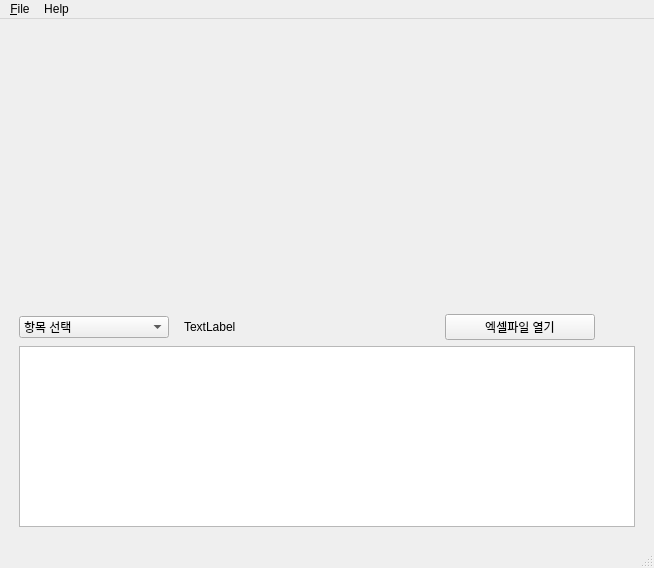
<?xml version="1.0" encoding="UTF-8"?>
<ui version="4.0">
 <class>MyWin</class>
 <widget class="QMainWindow" name="MyWin">
  <property name="geometry">
   <rect>
    <x>0</x>
    <y>0</y>
    <width>654</width>
    <height>568</height>
   </rect>
  </property>
  <property name="windowTitle">
   <string>MainWindow</string>
  </property>
  <widget class="QWidget" name="centralwidget">
   <layout class="QGridLayout" name="gridLayout_2">
    <item row="0" column="0">
     <layout class="QVBoxLayout" name="verticalLayout_2">
      <property name="leftMargin">
       <number>10</number>
      </property>
      <property name="topMargin">
       <number>10</number>
      </property>
      <property name="rightMargin">
       <number>10</number>
      </property>
      <property name="bottomMargin">
       <number>10</number>
      </property>
      <item>
       <layout class="QVBoxLayout" name="layer">
        <item>
         <layout class="QHBoxLayout" name="mpl_layer">
          <item>
           <spacer name="horizontalSpacer_2">
            <property name="orientation">
             <enum>Qt::Horizontal</enum>
            </property>
            <property name="sizeHint" stdset="0">
             <size>
              <width>40</width>
              <height>20</height>
             </size>
            </property>
           </spacer>
          </item>
          <item>
           <widget class="QWidget" name="mpl" native="true">
            <property name="minimumSize">
             <size>
              <width>600</width>
              <height>250</height>
             </size>
            </property>
           </widget>
          </item>
          <item>
           <spacer name="horizontalSpacer">
            <property name="orientation">
             <enum>Qt::Horizontal</enum>
            </property>
            <property name="sizeHint" stdset="0">
             <size>
              <width>40</width>
              <height>20</height>
             </size>
            </property>
           </spacer>
          </item>
         </layout>
        </item>
        <item>
         <layout class="QHBoxLayout" name="tbar_layer">
          <item>
           <spacer name="horizontalSpacer_4">
            <property name="orientation">
             <enum>Qt::Horizontal</enum>
            </property>
            <property name="sizeHint" stdset="0">
             <size>
              <width>40</width>
              <height>20</height>
             </size>
            </property>
           </spacer>
          </item>
         </layout>
        </item>
       </layout>
      </item>
      <item>
       <layout class="QGridLayout" name="gridLayout">
        <property name="leftMargin">
         <number>0</number>
        </property>
        <property name="horizontalSpacing">
         <number>15</number>
        </property>
        <item row="0" column="4">
         <spacer name="horizontalSpacer_3">
          <property name="orientation">
           <enum>Qt::Horizontal</enum>
          </property>
          <property name="sizeType">
           <enum>QSizePolicy::Preferred</enum>
          </property>
          <property name="sizeHint" stdset="0">
           <size>
            <width>40</width>
            <height>20</height>
           </size>
          </property>
         </spacer>
        </item>
        <item row="0" column="2">
         <widget class="QPushButton" name="btn">
          <property name="sizePolicy">
           <sizepolicy hsizetype="Fixed" vsizetype="Fixed">
            <horstretch>0</horstretch>
            <verstretch>0</verstretch>
           </sizepolicy>
          </property>
          <property name="minimumSize">
           <size>
            <width>150</width>
            <height>0</height>
           </size>
          </property>
          <property name="text">
           <string>엑셀파일 열기</string>
          </property>
         </widget>
        </item>
        <item row="0" column="0">
         <widget class="QComboBox" name="cb">
          <property name="sizePolicy">
           <sizepolicy hsizetype="Fixed" vsizetype="Fixed">
            <horstretch>0</horstretch>
            <verstretch>0</verstretch>
           </sizepolicy>
          </property>
          <property name="minimumSize">
           <size>
            <width>150</width>
            <height>0</height>
           </size>
          </property>
          <item>
           <property name="text">
            <string>항목 선택</string>
           </property>
          </item>
          <item>
           <property name="text">
            <string>품목정보</string>
           </property>
          </item>
          <item>
           <property name="text">
            <string>BOM</string>
           </property>
          </item>
         </widget>
        </item>
        <item row="0" column="1">
         <widget class="QLabel" name="lbl">
          <property name="text">
           <string>TextLabel</string>
          </property>
         </widget>
        </item>
       </layout>
      </item>
      <item>
       <widget class="QTableWidget" name="table"/>
      </item>
     </layout>
    </item>
   </layout>
  </widget>
  <widget class="QMenuBar" name="menubar">
   <property name="geometry">
    <rect>
     <x>0</x>
     <y>0</y>
     <width>654</width>
     <height>21</height>
    </rect>
   </property>
   <widget class="QMenu" name="menu_File">
    <property name="title">
     <string>&amp;File</string>
    </property>
    <addaction name="actionNew_File"/>
    <addaction name="actionSave"/>
    <addaction name="separator"/>
    <addaction name="actionExit"/>
   </widget>
   <widget class="QMenu" name="menuHelp">
    <property name="title">
     <string>Help</string>
    </property>
   </widget>
   <addaction name="menu_File"/>
   <addaction name="menuHelp"/>
  </widget>
  <widget class="QStatusBar" name="statusbar"/>
  <action name="actionNew_File">
   <property name="text">
    <string>New File</string>
   </property>
  </action>
  <action name="actionSave">
   <property name="text">
    <string>Save</string>
   </property>
  </action>
  <action name="actionExit">
   <property name="icon">
    <iconset>
     <normaloff>../PyQt5/win_icon.png</normaloff>../PyQt5/win_icon.png</iconset>
   </property>
   <property name="text">
    <string>Exit</string>
   </property>
   <property name="shortcut">
    <string>Ctrl+X</string>
   </property>
  </action>
 </widget>
 <resources/>
 <connections>
  <connection>
   <sender>actionExit</sender>
   <signal>triggered()</signal>
   <receiver>MyWin</receiver>
   <slot>close()</slot>
   <hints>
    <hint type="sourcelabel">
     <x>-1</x>
     <y>-1</y>
    </hint>
    <hint type="destinationlabel">
     <x>326</x>
     <y>283</y>
    </hint>
   </hints>
  </connection>
 </connections>
</ui>
